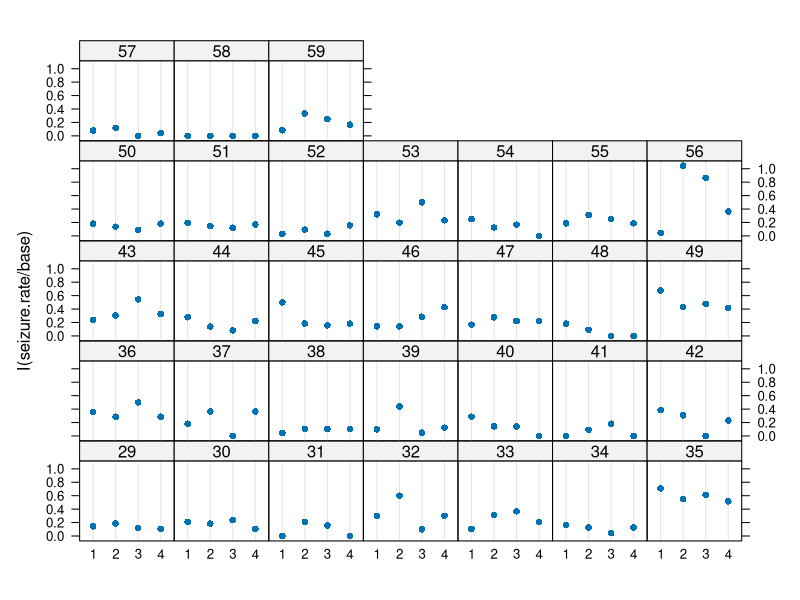
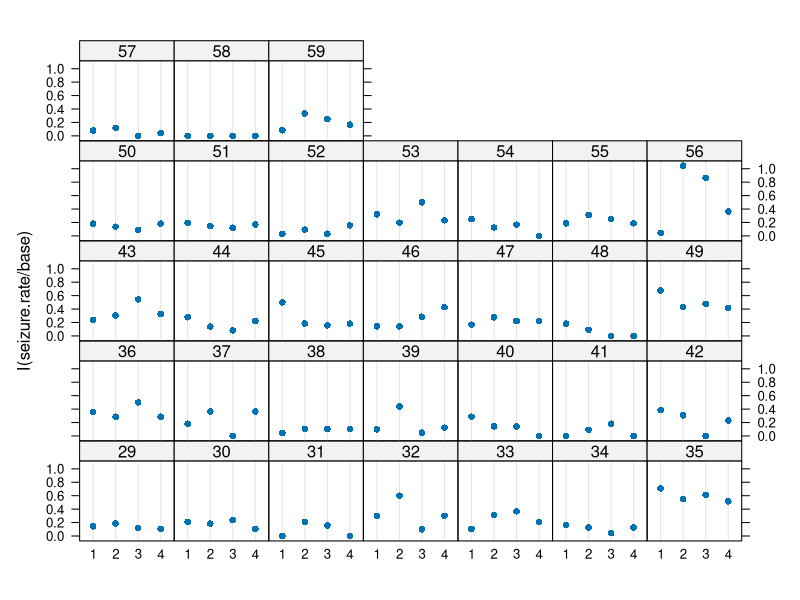

The R source for these figures, in order:
library(HSAUR3)


### Name: epilepsy
### Title: Epilepsy Data
### Aliases: epilepsy
### Keywords: datasets

### ** Examples


  data("epilepsy", package = "HSAUR3")
  library(lattice)
  dotplot(I(seizure.rate / base) ~ period | subject, data = epilepsy, 
          subset = treatment == "Progabide")
  dotplot(I(seizure.rate / base) ~ period | subject, data = epilepsy, 
          subset = treatment == "Progabide")
